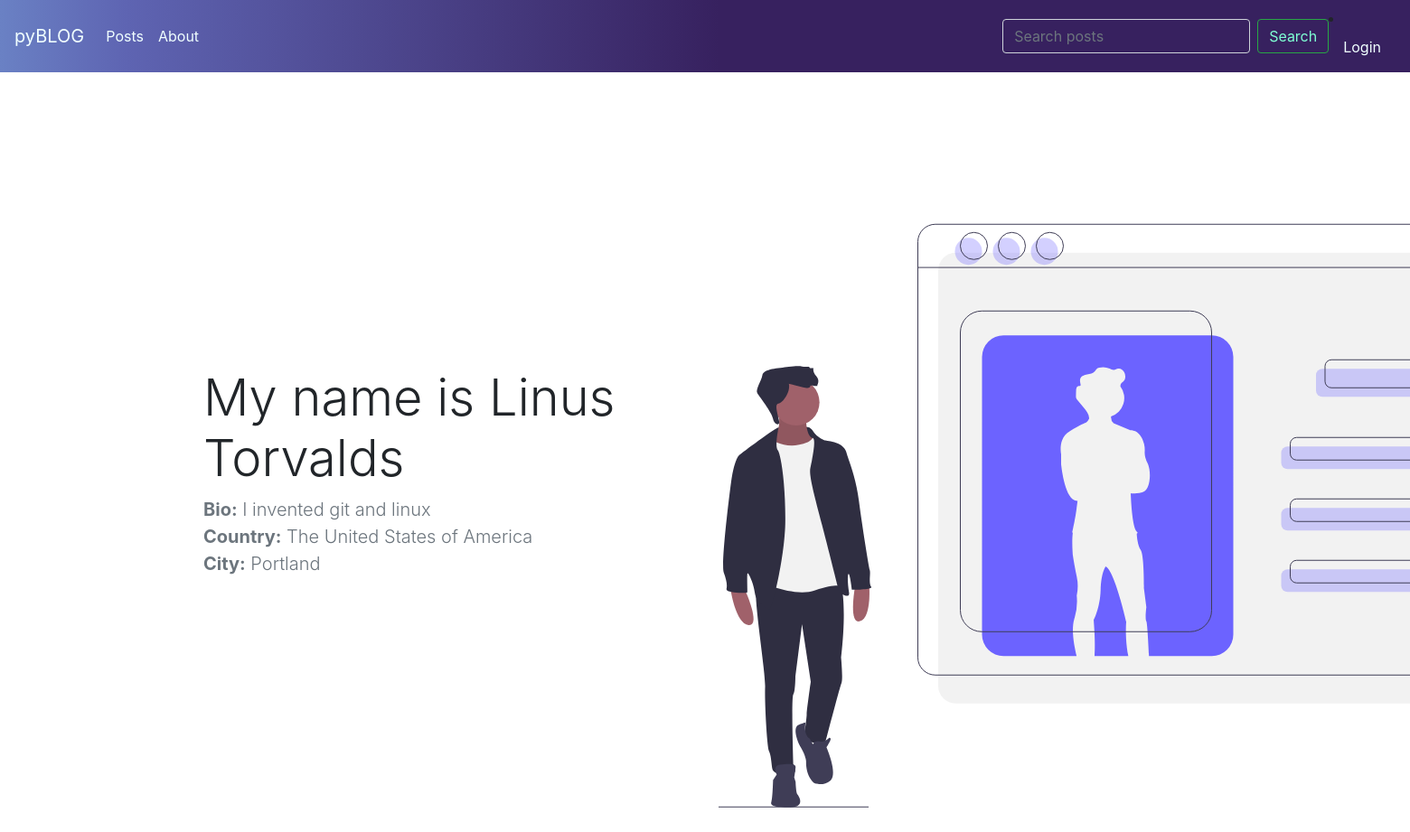
/about, run on the app's committed database.
### tables this page shows
CREATE TABLE "Admin" (
            "username"  TEXT NOT NULL,
            "name" TEXT,
            "password"  TEXT,
            PRIMARY KEY ("username")
            );

CREATE TABLE "Settings" (
            "main_content"  TEXT NOT NULL,
            "bio" TEXT,
            "city" Text,
            "country" Text,
            PRIMARY KEY ("main_content")
            );

### app.py (the view, shortened to what this page needs)
@app.route('/about', methods=['GET','POST'])
def about():
    try:
        username = session['username']
    except:
        username = None
    name = get_first_admin()
    profile_data = get_profile_things()
    if profile_data != None:
        error = True
        return render_template('about.html', profile_data=profile_data, username=username, error=error, name=name)
    else:
        error = False
        return render_template('about.html', error=error, username=username)

### db.py (called while the page is built)
def get_first_admin():
    db_path = 'db_folder/database.db'
    conn = sql.connect(db_path)
    c = conn.cursor()
    try:
        c.execute("Select name From Admin LIMIT 1")
        return c.fetchone()[0]
    except: return False

def get_profile_things():
    db_path = 'db_folder/database.db'
    conn = sql.connect(db_path)
    c = conn.cursor()
    try:
        c.execute("Select * FROM Settings")
        return c.fetchall()[0]
    except: return False

### templates/about.html (shortened to what this page needs)
{% extends "layout.html" %}
{% block content %}
<body>
    <div>
        <div class="container py-4">
            <div class="row h-100 align-items-center py-5">
                <div class="col-lg-6">
                    <h1 class="display-4">My name is {{ name }}</h1>
                    <p class="lead text-muted mb-0"><b style="font-weight: bold;">Bio:</b> {{ profile_data[1] }}</p>
                    <p class="lead text-muted mb-0"><b style="font-weight: bold;">Country:</b> {{ profile_data[3] }}</p>
                    <p class="lead text-muted mb-0"><b style="font-weight: bold;">City:</b> {{ profile_data[2] }}</p>
                </div>
                <div class="col-lg-6 d-none d-lg-block"></div>
            </div>
        </div>
    </div>
</body>
{% endblock %}

### static/style.css (style rules this page uses)
html { font-family: 'Rokkitt', serif; }

### data on the page
Admin: name "Linus Torvalds"
Settings: bio "I invented git and linux", country "The United States of America", city "Portland"
